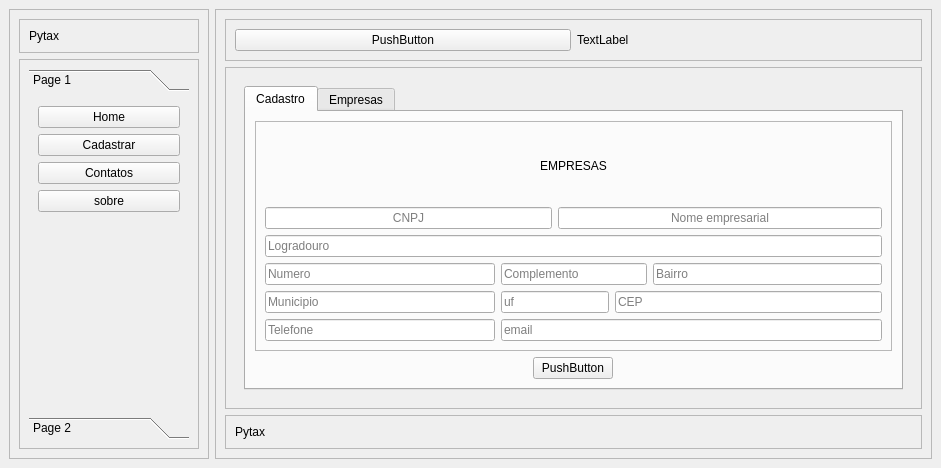
<?xml version="1.0" encoding="UTF-8"?>
<ui version="4.0">
 <class>MainWindow</class>
 <widget class="QMainWindow" name="MainWindow">
  <property name="geometry">
   <rect>
    <x>0</x>
    <y>0</y>
    <width>941</width>
    <height>468</height>
   </rect>
  </property>
  <property name="windowTitle">
   <string>MainWindow</string>
  </property>
  <widget class="QWidget" name="centralwidget">
   <layout class="QHBoxLayout" name="horizontalLayout">
    <item>
     <widget class="QFrame" name="left_container">
      <property name="maximumSize">
       <size>
        <width>200</width>
        <height>16777215</height>
       </size>
      </property>
      <property name="frameShape">
       <enum>QFrame::StyledPanel</enum>
      </property>
      <property name="frameShadow">
       <enum>QFrame::Raised</enum>
      </property>
      <layout class="QVBoxLayout" name="verticalLayout_2">
       <item>
        <widget class="QFrame" name="frame">
         <property name="frameShape">
          <enum>QFrame::StyledPanel</enum>
         </property>
         <property name="frameShadow">
          <enum>QFrame::Raised</enum>
         </property>
         <layout class="QHBoxLayout" name="horizontalLayout_4">
          <item>
           <widget class="QLabel" name="label_3">
            <property name="text">
             <string>Pytax</string>
            </property>
           </widget>
          </item>
         </layout>
        </widget>
       </item>
       <item>
        <widget class="QFrame" name="frame_2">
         <property name="frameShape">
          <enum>QFrame::StyledPanel</enum>
         </property>
         <property name="frameShadow">
          <enum>QFrame::Raised</enum>
         </property>
         <layout class="QVBoxLayout" name="verticalLayout_3">
          <item>
           <widget class="QToolBox" name="toolBox">
            <property name="currentIndex">
             <number>0</number>
            </property>
            <widget class="QWidget" name="page">
             <property name="geometry">
              <rect>
               <x>0</x>
               <y>0</y>
               <width>160</width>
               <height>311</height>
              </rect>
             </property>
             <attribute name="label">
              <string>Page 1</string>
             </attribute>
             <layout class="QVBoxLayout" name="verticalLayout_4">
              <item>
               <widget class="QPushButton" name="pushButton">
                <property name="text">
                 <string>Home</string>
                </property>
               </widget>
              </item>
              <item>
               <widget class="QPushButton" name="pushButton_2">
                <property name="text">
                 <string>Cadastrar</string>
                </property>
               </widget>
              </item>
              <item>
               <widget class="QPushButton" name="pushButton_3">
                <property name="text">
                 <string>Contatos</string>
                </property>
               </widget>
              </item>
              <item>
               <widget class="QPushButton" name="pushButton_4">
                <property name="text">
                 <string>sobre</string>
                </property>
               </widget>
              </item>
              <item>
               <spacer name="verticalSpacer">
                <property name="orientation">
                 <enum>Qt::Vertical</enum>
                </property>
                <property name="sizeHint" stdset="0">
                 <size>
                  <width>20</width>
                  <height>40</height>
                 </size>
                </property>
               </spacer>
              </item>
             </layout>
            </widget>
            <widget class="QWidget" name="page_2">
             <property name="geometry">
              <rect>
               <x>0</x>
               <y>0</y>
               <width>160</width>
               <height>311</height>
              </rect>
             </property>
             <attribute name="label">
              <string>Page 2</string>
             </attribute>
             <widget class="QLabel" name="label_4">
              <property name="geometry">
               <rect>
                <x>10</x>
                <y>120</y>
                <width>131</width>
                <height>151</height>
               </rect>
              </property>
              <property name="text">
               <string>&lt;html&gt;&lt;head/&gt;&lt;body&gt;&lt;p align=&quot;center&quot;&gt;&lt;span style=&quot; font-size:10pt; color:#ffffff;&quot;&gt;Usuário: PyTax&lt;/span&gt;&lt;/p&gt;&lt;p align=&quot;center&quot;&gt;&lt;span style=&quot; font-size:10pt; color:#ffffff;&quot;&gt;Sistema: Cadastro&lt;/span&gt;&lt;/p&gt;&lt;p align=&quot;center&quot;&gt;&lt;span style=&quot; font-size:10pt; color:#ffffff;&quot;&gt;Status: Ativo&lt;/span&gt;&lt;/p&gt;&lt;p align=&quot;center&quot;&gt;&lt;span style=&quot; font-size:10pt; color:#ffffff;&quot;&gt;Venc: 12/12/2999&lt;/span&gt;&lt;/p&gt;&lt;/body&gt;&lt;/html&gt;</string>
              </property>
             </widget>
            </widget>
           </widget>
          </item>
         </layout>
        </widget>
       </item>
      </layout>
     </widget>
    </item>
    <item>
     <widget class="QFrame" name="main_container">
      <property name="frameShape">
       <enum>QFrame::StyledPanel</enum>
      </property>
      <property name="frameShadow">
       <enum>QFrame::Raised</enum>
      </property>
      <layout class="QVBoxLayout" name="verticalLayout">
       <item>
        <widget class="QFrame" name="top_frame">
         <property name="frameShape">
          <enum>QFrame::StyledPanel</enum>
         </property>
         <property name="frameShadow">
          <enum>QFrame::Raised</enum>
         </property>
         <layout class="QHBoxLayout" name="horizontalLayout_2">
          <item>
           <widget class="QPushButton" name="btn_toggle">
            <property name="text">
             <string>PushButton</string>
            </property>
           </widget>
          </item>
          <item>
           <widget class="QLabel" name="label">
            <property name="text">
             <string>TextLabel</string>
            </property>
           </widget>
          </item>
         </layout>
        </widget>
       </item>
       <item>
        <widget class="QFrame" name="main_frame">
         <property name="sizePolicy">
          <sizepolicy hsizetype="Preferred" vsizetype="Expanding">
           <horstretch>0</horstretch>
           <verstretch>0</verstretch>
          </sizepolicy>
         </property>
         <property name="frameShape">
          <enum>QFrame::StyledPanel</enum>
         </property>
         <property name="frameShadow">
          <enum>QFrame::Raised</enum>
         </property>
         <layout class="QVBoxLayout" name="verticalLayout_5">
          <item>
           <widget class="QStackedWidget" name="Pages">
            <property name="currentIndex">
             <number>1</number>
            </property>
            <widget class="QWidget" name="pg_home">
             <layout class="QVBoxLayout" name="verticalLayout_6">
              <item>
               <widget class="QLabel" name="logo">
                <property name="text">
                 <string>&lt;html&gt;&lt;head/&gt;&lt;body&gt;&lt;p align=&quot;center&quot;&gt;&lt;img src=&quot;:/icons/icons/logo4.png&quot;/&gt;&lt;/p&gt;&lt;/body&gt;&lt;/html&gt;</string>
                </property>
               </widget>
              </item>
             </layout>
            </widget>
            <widget class="QWidget" name="pg_cadastrar">
             <layout class="QVBoxLayout" name="verticalLayout_7">
              <item>
               <widget class="QTabWidget" name="tabWidget">
                <property name="currentIndex">
                 <number>0</number>
                </property>
                <widget class="QWidget" name="tab">
                 <attribute name="title">
                  <string>Cadastro</string>
                 </attribute>
                 <layout class="QVBoxLayout" name="verticalLayout_10">
                  <item>
                   <widget class="QFrame" name="frame_4">
                    <property name="frameShape">
                     <enum>QFrame::StyledPanel</enum>
                    </property>
                    <property name="frameShadow">
                     <enum>QFrame::Raised</enum>
                    </property>
                    <layout class="QGridLayout" name="gridLayout">
                     <item row="1" column="0" colspan="2">
                      <widget class="QLineEdit" name="txt_cnpj">
                       <property name="alignment">
                        <set>Qt::AlignCenter</set>
                       </property>
                       <property name="placeholderText">
                        <string>CNPJ</string>
                       </property>
                      </widget>
                     </item>
                     <item row="1" column="2" colspan="3">
                      <widget class="QLineEdit" name="txt_nome_empresa">
                       <property name="alignment">
                        <set>Qt::AlignCenter</set>
                       </property>
                       <property name="placeholderText">
                        <string>Nome empresarial</string>
                       </property>
                      </widget>
                     </item>
                     <item row="2" column="0" colspan="5">
                      <widget class="QLineEdit" name="txt_logradouro">
                       <property name="text">
                        <string/>
                       </property>
                       <property name="placeholderText">
                        <string>Logradouro</string>
                       </property>
                      </widget>
                     </item>
                     <item row="3" column="0">
                      <widget class="QLineEdit" name="txt_numero">
                       <property name="text">
                        <string/>
                       </property>
                       <property name="placeholderText">
                        <string>Numero</string>
                       </property>
                      </widget>
                     </item>
                     <item row="3" column="1" colspan="3">
                      <widget class="QLineEdit" name="txt_complemento">
                       <property name="placeholderText">
                        <string>Complemento</string>
                       </property>
                      </widget>
                     </item>
                     <item row="3" column="4">
                      <widget class="QLineEdit" name="txt_bairro">
                       <property name="placeholderText">
                        <string>Bairro</string>
                       </property>
                      </widget>
                     </item>
                     <item row="4" column="0">
                      <widget class="QLineEdit" name="txt_municipio">
                       <property name="placeholderText">
                        <string>Municipio</string>
                       </property>
                      </widget>
                     </item>
                     <item row="4" column="1" colspan="2">
                      <widget class="QLineEdit" name="txt_uf">
                       <property name="text">
                        <string/>
                       </property>
                       <property name="placeholderText">
                        <string>uf</string>
                       </property>
                      </widget>
                     </item>
                     <item row="4" column="3" colspan="2">
                      <widget class="QLineEdit" name="txt_cep">
                       <property name="text">
                        <string/>
                       </property>
                       <property name="placeholderText">
                        <string>CEP</string>
                       </property>
                      </widget>
                     </item>
                     <item row="5" column="0">
                      <widget class="QLineEdit" name="txt_telefone">
                       <property name="placeholderText">
                        <string>Telefone</string>
                       </property>
                      </widget>
                     </item>
                     <item row="5" column="1" colspan="4">
                      <widget class="QLineEdit" name="txt_email">
                       <property name="text">
                        <string/>
                       </property>
                       <property name="placeholderText">
                        <string>email</string>
                       </property>
                      </widget>
                     </item>
                     <item row="0" column="0" colspan="5">
                      <widget class="QLabel" name="lbs_empresas">
                       <property name="text">
                        <string>&lt;html&gt;&lt;head/&gt;&lt;body&gt;&lt;p align=&quot;center&quot;&gt;EMPRESAS&lt;/p&gt;&lt;/body&gt;&lt;/html&gt;</string>
                       </property>
                      </widget>
                     </item>
                    </layout>
                   </widget>
                  </item>
                  <item alignment="Qt::AlignHCenter">
                   <widget class="QPushButton" name="pushButton_5">
                    <property name="text">
                     <string>PushButton</string>
                    </property>
                   </widget>
                  </item>
                 </layout>
                </widget>
                <widget class="QWidget" name="tab_2">
                 <attribute name="title">
                  <string>Empresas</string>
                 </attribute>
                 <layout class="QVBoxLayout" name="verticalLayout_9">
                  <item>
                   <widget class="QLabel" name="label_5">
                    <property name="text">
                     <string>&lt;html&gt;&lt;head/&gt;&lt;body&gt;&lt;p align=&quot;center&quot;&gt;&lt;span style=&quot; font-size:18pt; font-weight:600;&quot;&gt;EMPRESAS&lt;/span&gt;&lt;/p&gt;&lt;/body&gt;&lt;/html&gt;</string>
                    </property>
                   </widget>
                  </item>
                  <item>
                   <layout class="QHBoxLayout" name="horizontalLayout_5">
                    <item>
                     <widget class="QTableWidget" name="tableWidget">
                      <column>
                       <property name="text">
                        <string>CNPJ</string>
                       </property>
                      </column>
                      <column>
                       <property name="text">
                        <string>NOME</string>
                       </property>
                      </column>
                      <column>
                       <property name="text">
                        <string>New Column</string>
                       </property>
                      </column>
                      <column>
                       <property name="text">
                        <string>LOGRADOURO</string>
                       </property>
                      </column>
                      <column>
                       <property name="text">
                        <string>COMPLEMENTO</string>
                       </property>
                      </column>
                      <column>
                       <property name="text">
                        <string>NUMERO</string>
                       </property>
                      </column>
                      <column>
                       <property name="text">
                        <string>COMPLEMENTO</string>
                       </property>
                      </column>
                      <column>
                       <property name="text">
                        <string>BAIRRO</string>
                       </property>
                      </column>
                      <column>
                       <property name="text">
                        <string>MUNICIPIO</string>
                       </property>
                      </column>
                      <column>
                       <property name="text">
                        <string>EMAIL</string>
                       </property>
                      </column>
                     </widget>
                    </item>
                    <item>
                     <widget class="QFrame" name="frame_3">
                      <property name="frameShape">
                       <enum>QFrame::StyledPanel</enum>
                      </property>
                      <property name="frameShadow">
                       <enum>QFrame::Raised</enum>
                      </property>
                      <layout class="QVBoxLayout" name="verticalLayout_8">
                       <item>
                        <widget class="QPushButton" name="btn_excel">
                         <property name="text">
                          <string>Gerar Excel</string>
                         </property>
                        </widget>
                       </item>
                       <item>
                        <widget class="QPushButton" name="btn_alterar">
                         <property name="text">
                          <string>Alterar</string>
                         </property>
                        </widget>
                       </item>
                       <item>
                        <widget class="QPushButton" name="btn_excluir">
                         <property name="text">
                          <string>Excluir</string>
                         </property>
                        </widget>
                       </item>
                       <item>
                        <spacer name="verticalSpacer_2">
                         <property name="orientation">
                          <enum>Qt::Vertical</enum>
                         </property>
                         <property name="sizeHint" stdset="0">
                          <size>
                           <width>20</width>
                           <height>40</height>
                          </size>
                         </property>
                        </spacer>
                       </item>
                      </layout>
                     </widget>
                    </item>
                   </layout>
                  </item>
                 </layout>
                </widget>
               </widget>
              </item>
             </layout>
            </widget>
            <widget class="QWidget" name="pg_contatos">
             <layout class="QVBoxLayout" name="verticalLayout_11">
              <item>
               <widget class="QLabel" name="label_7">
                <property name="text">
                 <string>&lt;html&gt;&lt;head/&gt;&lt;body&gt;&lt;p align=&quot;center&quot;&gt;&lt;img src=&quot;:/icons/icons/whatsApp.png&quot;/&gt; (22)9999-9999&lt;/p&gt;&lt;/body&gt;&lt;/html&gt;</string>
                </property>
               </widget>
              </item>
              <item>
               <widget class="QLabel" name="label_10">
                <property name="text">
                 <string>&lt;html&gt;&lt;head/&gt;&lt;body&gt;&lt;p align=&quot;center&quot;&gt;&lt;img src=&quot;:/icons/icons/email.png&quot;/&gt; email: huehuehue@gmail.com&lt;/p&gt;&lt;/body&gt;&lt;/html&gt;</string>
                </property>
               </widget>
              </item>
              <item>
               <widget class="QLabel" name="label_11">
                <property name="text">
                 <string>&lt;html&gt;&lt;head/&gt;&lt;body&gt;&lt;p align=&quot;center&quot;&gt;Instagram&lt;/p&gt;&lt;/body&gt;&lt;/html&gt;</string>
                </property>
               </widget>
              </item>
              <item>
               <widget class="QLabel" name="label_12">
                <property name="text">
                 <string>&lt;html&gt;&lt;head/&gt;&lt;body&gt;&lt;p align=&quot;center&quot;&gt;&lt;img src=&quot;:/icons/icons/Youtube.png&quot;/&gt; Youtube&lt;/p&gt;&lt;/body&gt;&lt;/html&gt;</string>
                </property>
               </widget>
              </item>
             </layout>
            </widget>
            <widget class="QWidget" name="pg_sobre">
             <widget class="QLabel" name="label_8">
              <property name="geometry">
               <rect>
                <x>16</x>
                <y>14</y>
                <width>651</width>
                <height>111</height>
               </rect>
              </property>
              <property name="text">
               <string>&lt;html&gt;&lt;head/&gt;&lt;body&gt;&lt;p align=&quot;center&quot;&gt;SOBRE&lt;/p&gt;&lt;/body&gt;&lt;/html&gt;</string>
              </property>
             </widget>
             <widget class="QLabel" name="label_9">
              <property name="geometry">
               <rect>
                <x>20</x>
                <y>130</y>
                <width>651</width>
                <height>111</height>
               </rect>
              </property>
              <property name="text">
               <string>&lt;html&gt;&lt;head/&gt;&lt;body&gt;&lt;p&gt;Este sistema faz consulta do CNPJ utilizando API da receita federal e faz o cadastro em um banco de dados SQLITE3. Objetivo desse sistema  é ensinar como utilizar Python e o QT para desenvolver aplicacoes modernas e funcionais.&lt;/p&gt;&lt;/body&gt;&lt;/html&gt;</string>
              </property>
              <property name="wordWrap">
               <bool>true</bool>
              </property>
             </widget>
            </widget>
           </widget>
          </item>
         </layout>
        </widget>
       </item>
       <item>
        <widget class="QFrame" name="footer_frame">
         <property name="frameShape">
          <enum>QFrame::StyledPanel</enum>
         </property>
         <property name="frameShadow">
          <enum>QFrame::Raised</enum>
         </property>
         <layout class="QHBoxLayout" name="horizontalLayout_3">
          <item>
           <widget class="QLabel" name="label_2">
            <property name="text">
             <string>Pytax</string>
            </property>
           </widget>
          </item>
         </layout>
        </widget>
       </item>
      </layout>
     </widget>
    </item>
   </layout>
  </widget>
 </widget>
 <resources>
  <include location="icons_.qrc"/>
 </resources>
 <connections/>
</ui>
